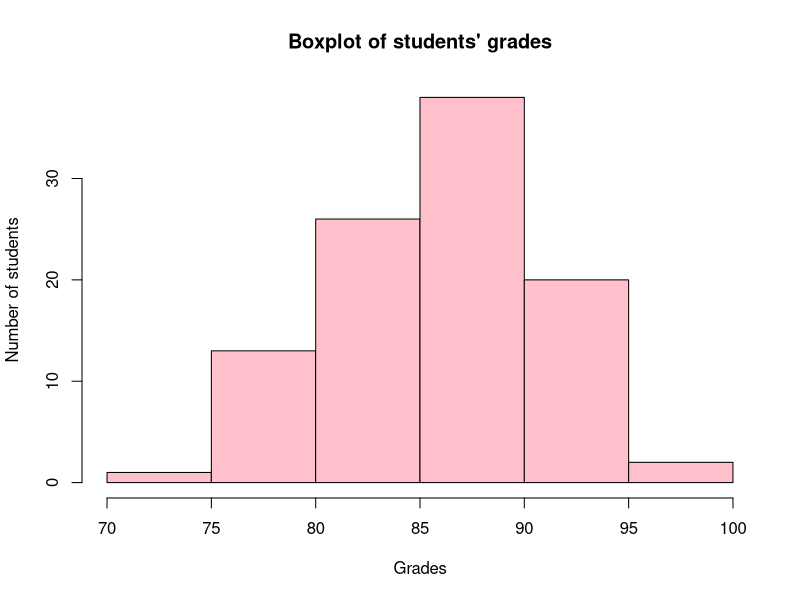

This figure's R source:
#####Looking at students grades#####
grades <- rnorm(100,mean = 86,sd = 5)
hist(grades,main="Boxplot of students' grades",col = "pink",xlab = "Grades",ylab = "Number of students")
sum(grades>81 & grades<91)
sum(grades>96 | grades<76)
#####Getting good grades#####
#1 Randomly select one of the four answers
pass <- 0
for (i in 1:1000000) {
  correct_answer <- sample(1:4,20,replace = TRUE)
  answer <- sample(1:4,20,replace = TRUE)
  score <- sum(correct_answer==answer)
  if (score>=10) {
    pass=pass+1
  }
}
pass/1000000
#2 Choose A for every question
pass <- 0
for (i in 1:1000000) {
  correct_answer <- sample(1:4,20,replace = TRUE)
  answer <- c(rep(1,20))
  score <- sum(correct_answer==answer)
  if (score>=10) {
    pass=pass+1
  }
}
pass/1000000
#Same number of ABCD
pass <- 0
for (i in 1:1000000) {
  list <- c(rep(1,5),rep(2,5),rep(3,5),rep(4,5))
  correct_answer <- sample(list)
  answer <- sample(1:4,20,replace = TRUE)
  score <- sum(correct_answer==answer)
  if (score>=10) {
    pass=pass+1
  }
}
pass/1000000